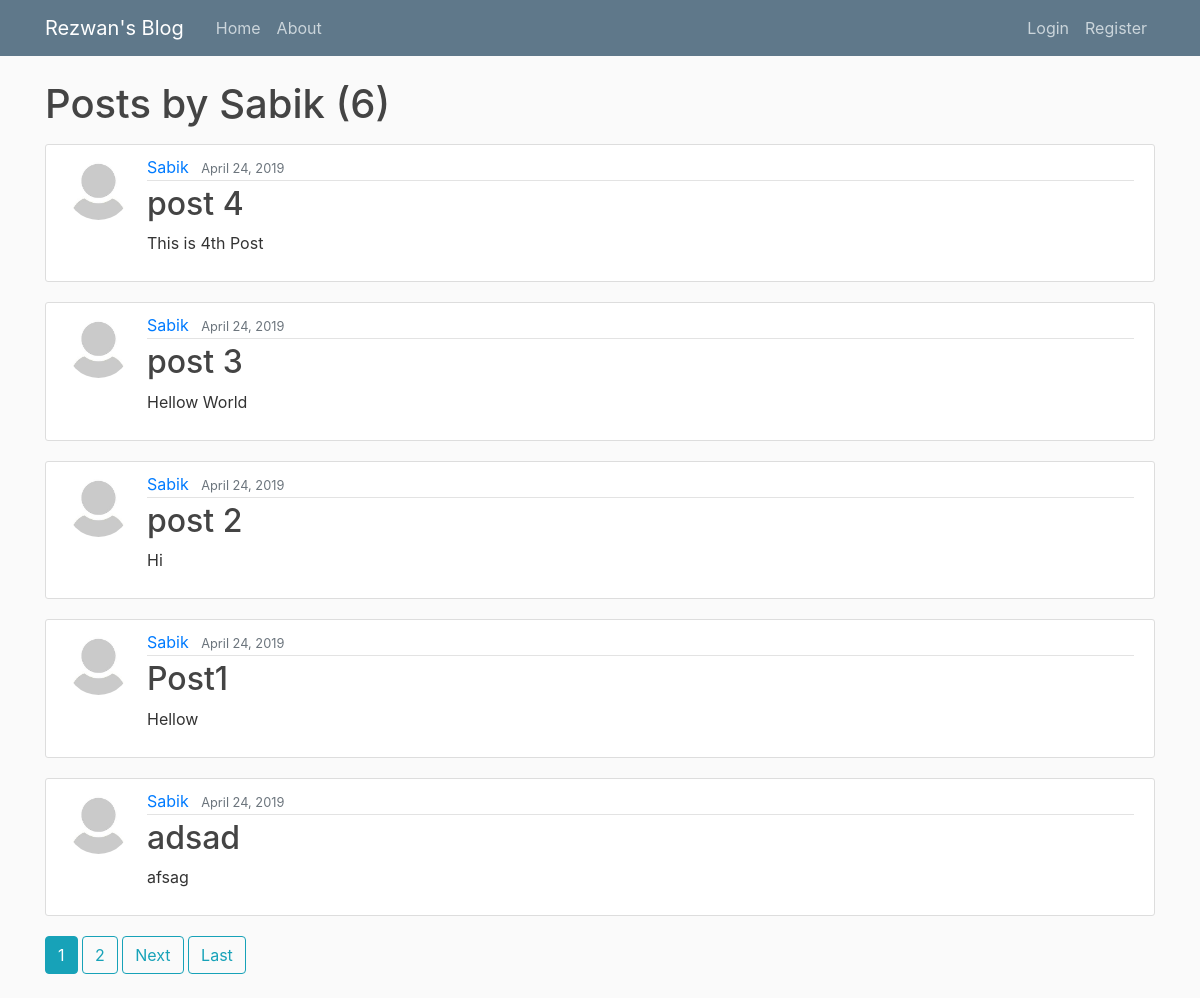
/user/Sabik, run on the app's committed database.
### blog/models.py (models this page shows, shortened)
class Post(models.Model):
    title = models.CharField(max_length=100)
    content = models.TextField()
    date_posted = models.DateTimeField(default=timezone.now)
    author = models.ForeignKey(User, on_delete= models.CASCADE)

### users/models.py (models this page shows, shortened)
class Profile(models.Model):
    user = models.OneToOneField(User, on_delete=models.CASCADE)
    image = models.ImageField(default='default.jpg', upload_to='profile_pics')

### blog/views.py (the view)
# urls.py: path('user/<str:username>', UserPostListView.as_view(), name='user-posts'),
class UserPostListView(ListView):
    model = Post
    template_name= 'blog/user_posts.html'
    context_object_name = 'posts'
    paginate_by = 5
    def get_queryset(self):
        user = get_object_or_404(User, username= self.kwargs.get('username'))
        return Post.objects.filter(author=user).order_by('-date_posted')

### blog/templates/blog/user_posts.html (shortened to what this page needs)
{% extends "blog/base.html" %}
{% block content %}
    <h1 class="mb-3" >Posts by {{ view.kwargs.username }} ({{ page_obj.paginator.count }}) </h1>
    {% for post in posts %}
    <article class="media content-section">
      <img class="rounded-circle article-img" src="{{ post.author.profile.image.url }}">
            <div class="media-body">
              <div class="article-metadata">
                <a class="mr-2" href="{% url 'user-posts' post.author.username %}">{{ post.author }}</a>
                <small class="text-muted">{{ post.date_posted| date:"F d, Y" }}</small>
              </div>
              <h2><a class="article-title" href="{% url 'post-detail' post.id %}">{{ post.title }}</a></h2>
              <p class="article-content">{{ post.content }}</p>
            </div>
    </article>
    {% endfor %}
    {% if is_paginated %}
      {% for num in page_obj.paginator.page_range %}
        {% if page_obj.number == num %}
          <a class="btn btn-info mb-4" href="?page= {{ num }}">{{ num }}</a>
        {% elif num > page_obj.number|add:'-3' and num < page_obj.number|add:'3' %}
          <a class="btn btn-outline-info mb-4" href="?page= {{ num }}">{{ num }}</a>
        {% endif %}
      {% endfor %}
      {% if page_obj.has_next %}
        <a class="btn btn-outline-info mb-4" href="?page={{ page_obj.next_page_number }}">Next</a>
        <a class="btn btn-outline-info mb-4" href="?page={{ page_obj.paginator.num_pages }}">Last</a>
      {% endif %}
    {% endif %}
{% endblock content %}

### blog/static/blog/main.css (style rules this page uses)
body { background: #fafafa; color: #333333; margin-top: 5rem; }
h1, h2, h3, h4, h5, h6 { color: #444444; }
.content-section { background: #ffffff; padding: 10px 20px; border: 1px solid #dddddd; border-radius: 3px; margin-bottom: 20px; }
.article-title { color: #444444; }
.article-content { white-space: pre-line; }
.article-img { height: 65px; width: 65px; margin-right: 16px; }
.article-metadata { padding-bottom: 1px; margin-bottom: 4px; border-bottom: 1px solid #e3e3e3 }

### data on the page
Post: author.profile.image (placeholder picture), author "Sabik", date_posted "April 24, 2019", title "post 4", content "This is 4th Post"
Post: author.profile.image (placeholder picture), author "Sabik", date_posted "April 24, 2019", title "post 3", content "Hellow World"
Post: author.profile.image (placeholder picture), author "Sabik", date_posted "April 24, 2019", title "post 2", content "Hi"
Post: author.profile.image (placeholder picture), author "Sabik", date_posted "April 24, 2019", title "Post1", content "Hellow"
Post: author.profile.image (placeholder picture), author "Sabik", date_posted "April 24, 2019", title "adsad", content "afsag"

### other printed values
{{ view.kwargs.username }} "Sabik"
{{ page_obj.paginator.count }} "6"
{{ num }} "1"
{{ num }} "2"
